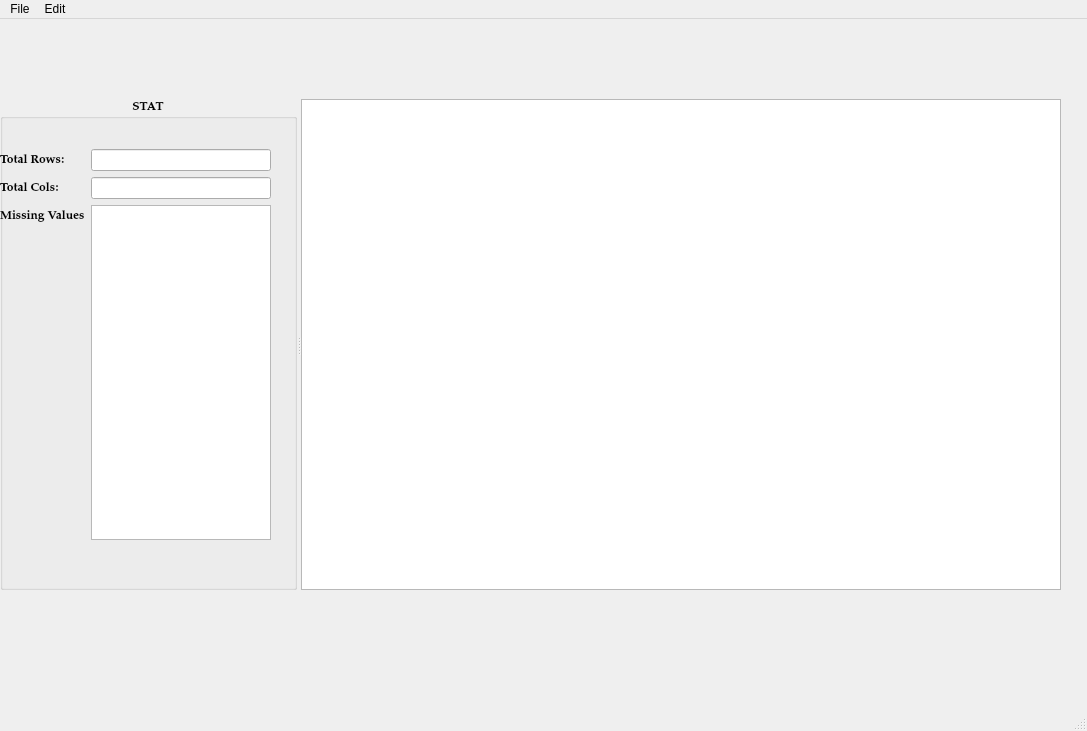
<?xml version="1.0" encoding="UTF-8"?>
<ui version="4.0">
 <class>MainWindow</class>
 <widget class="QMainWindow" name="MainWindow">
  <property name="geometry">
   <rect>
    <x>0</x>
    <y>0</y>
    <width>1087</width>
    <height>731</height>
   </rect>
  </property>
  <property name="windowTitle">
   <string>MainWindow</string>
  </property>
  <widget class="QWidget" name="centralwidget">
   <widget class="QSplitter" name="splitter">
    <property name="geometry">
     <rect>
      <x>0</x>
      <y>80</y>
      <width>1061</width>
      <height>491</height>
     </rect>
    </property>
    <property name="orientation">
     <enum>Qt::Horizontal</enum>
    </property>
    <widget class="QGroupBox" name="groupBox">
     <property name="font">
      <font>
       <family>Palatino Linotype</family>
       <pointsize>9</pointsize>
       <weight>75</weight>
       <bold>true</bold>
      </font>
     </property>
     <property name="title">
      <string>STAT</string>
     </property>
     <property name="alignment">
      <set>Qt::AlignCenter</set>
     </property>
     <widget class="QWidget" name="formLayoutWidget">
      <property name="geometry">
       <rect>
        <x>0</x>
        <y>50</y>
        <width>271</width>
        <height>391</height>
       </rect>
      </property>
      <layout class="QFormLayout" name="formLayout">
       <item row="0" column="0">
        <widget class="QLabel" name="totalrows">
         <property name="text">
          <string>Total Rows:</string>
         </property>
        </widget>
       </item>
       <item row="0" column="1">
        <widget class="QLineEdit" name="label_total_rows">
         <property name="readOnly">
          <bool>true</bool>
         </property>
        </widget>
       </item>
       <item row="1" column="1">
        <widget class="QLineEdit" name="label_total_cols">
         <property name="readOnly">
          <bool>true</bool>
         </property>
        </widget>
       </item>
       <item row="2" column="1">
        <widget class="QTextEdit" name="text_missing_stats">
         <property name="readOnly">
          <bool>true</bool>
         </property>
        </widget>
       </item>
       <item row="2" column="0">
        <widget class="QLabel" name="label_2">
         <property name="text">
          <string>Missing Values</string>
         </property>
        </widget>
       </item>
       <item row="1" column="0">
        <widget class="QLabel" name="totalcols">
         <property name="text">
          <string>Total Cols:</string>
         </property>
        </widget>
       </item>
      </layout>
     </widget>
    </widget>
    <widget class="QTableWidget" name="tableWidget"/>
   </widget>
  </widget>
  <widget class="QMenuBar" name="menubar">
   <property name="geometry">
    <rect>
     <x>0</x>
     <y>0</y>
     <width>1087</width>
     <height>26</height>
    </rect>
   </property>
   <widget class="QMenu" name="menuFile">
    <property name="title">
     <string>File</string>
    </property>
    <addaction name="actionOpen_CSV"/>
    <addaction name="actionSave"/>
   </widget>
   <widget class="QMenu" name="menuEdit">
    <property name="title">
     <string>Edit</string>
    </property>
    <addaction name="separator"/>
    <addaction name="actionUndo"/>
    <addaction name="actionRedo"/>
   </widget>
   <addaction name="menuFile"/>
   <addaction name="menuEdit"/>
  </widget>
  <widget class="QStatusBar" name="statusbar"/>
  <action name="actionOpen_CSV">
   <property name="text">
    <string>Open CSV</string>
   </property>
  </action>
  <action name="actionSave">
   <property name="text">
    <string>Save</string>
   </property>
   <property name="shortcut">
    <string>Ctrl+S</string>
   </property>
  </action>
  <action name="actionAdd_Row">
   <property name="text">
    <string>Add Row</string>
   </property>
  </action>
  <action name="actionAdd_Coloumn">
   <property name="text">
    <string>Add Column</string>
   </property>
  </action>
  <action name="actionUndo">
   <property name="text">
    <string>Undo</string>
   </property>
   <property name="shortcut">
    <string>Ctrl+Z</string>
   </property>
  </action>
  <action name="actionRedo">
   <property name="text">
    <string>Redo</string>
   </property>
   <property name="shortcut">
    <string>Ctrl+Y</string>
   </property>
  </action>
 </widget>
 <resources/>
 <connections/>
</ui>
